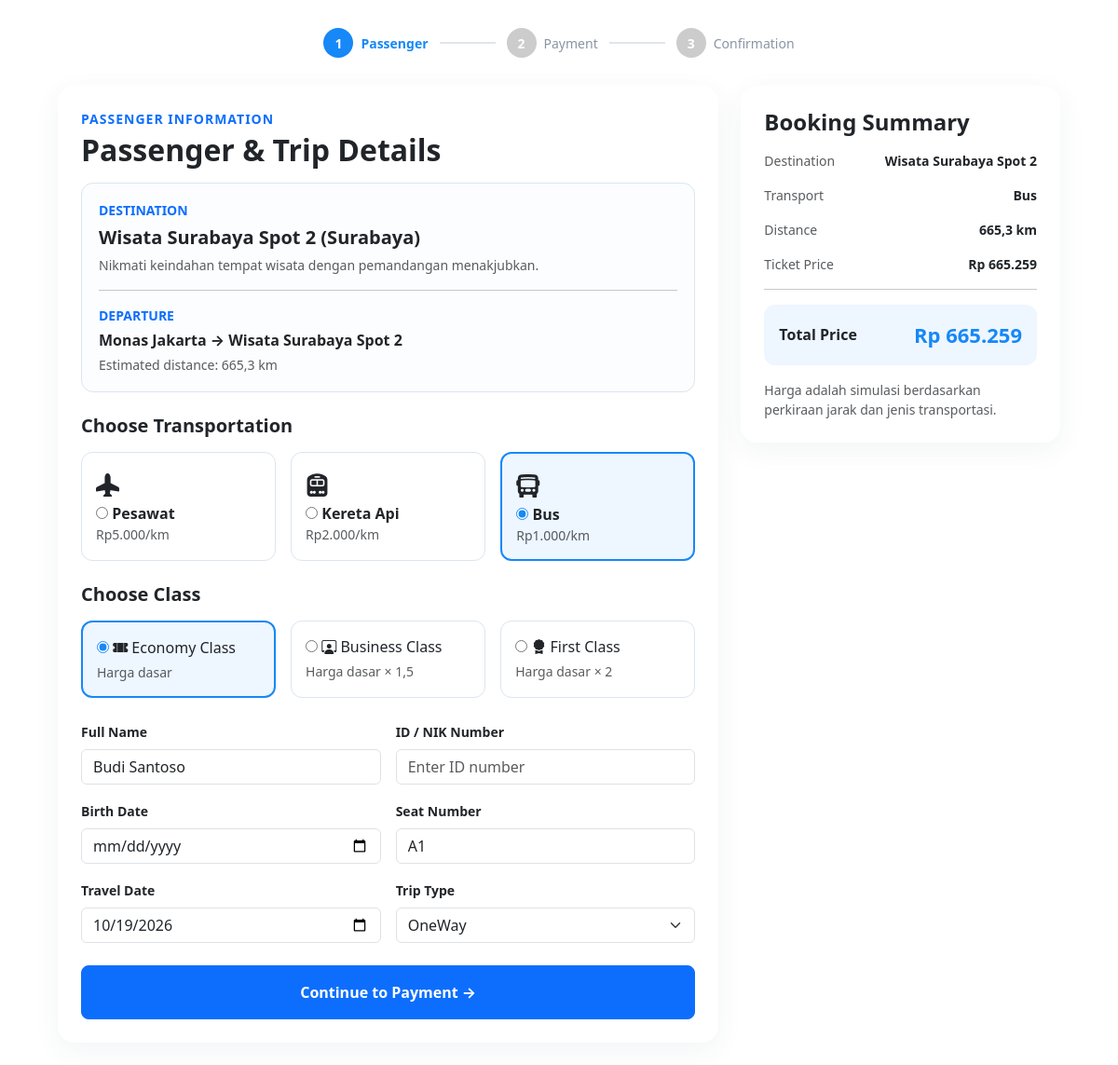
The app's page /booking.php?place_id=2 (signed in) with its own data.
### tables this page shows
CREATE TABLE IF NOT EXISTS `places` (
  `place_id` int NOT NULL,
  `name` varchar(255) DEFAULT NULL,
  `location` varchar(255) DEFAULT NULL,
  `category` varchar(100) DEFAULT NULL,
  `description` text,
  `price` varchar(50) DEFAULT NULL,
  `image_url` varchar(255) DEFAULT NULL,
  `latitude` decimal(10,8) DEFAULT NULL,
  `longitude` decimal(11,8) DEFAULT NULL,
  PRIMARY KEY (`place_id`)
);

CREATE TABLE IF NOT EXISTS `users` (
  `user_id` int NOT NULL,
  `name` varchar(255) DEFAULT NULL,
  `email` varchar(255) DEFAULT NULL,
  `password` varchar(255) DEFAULT NULL,
  `phone` varchar(50) DEFAULT NULL,
  `address` varchar(255) DEFAULT NULL,
  PRIMARY KEY (`user_id`)
);

### booking.php (the view, shortened to what this page needs)
<?php
require_once 'koneksi.php';
function hitungJarak($lat1, $lon1, $lat2, $lon2) {
    $radiusBumi = 6371;
    $lat1 = deg2rad((float)$lat1);
    $lon1 = deg2rad((float)$lon1);
    $lat2 = deg2rad((float)$lat2);
    $lon2 = deg2rad((float)$lon2);
    $selisihLat = $lat2 - $lat1;
    $selisihLon = $lon2 - $lon1;
    $a = sin($selisihLat / 2) ** 2
       + cos($lat1) * cos($lat2)
       * sin($selisihLon / 2) ** 2;
    $a = min(1, max(0, $a));
    return 2 * $radiusBumi * atan2(
        sqrt($a),
        sqrt(1 - $a)
    );
}
$user_id = (int)$_SESSION['user_id'];
$place_id = (int)($_GET['place_id'] ?? 1);
$origin_id = 1;
$transport = 'Bus';
$stmt = $conn->prepare(
    "SELECT * FROM users WHERE user_id = ?"
);
$stmt->bind_param("i", $user_id);
$stmt->execute();
$user_info = $stmt->get_result()->fetch_assoc();
$stmt = $conn->prepare(
    "SELECT * FROM places WHERE place_id = ?"
);
$stmt->bind_param("i", $place_id);
$stmt->execute();
$dest_place = $stmt->get_result()->fetch_assoc();
$stmt = $conn->prepare(
    "SELECT * FROM places WHERE place_id = ?"
);
$stmt->bind_param("i", $origin_id);
$stmt->execute();
$origin_place = $stmt->get_result()->fetch_assoc();
$jarak = hitungJarak(
    $origin_place['latitude'],
    $origin_place['longitude'],
    $dest_place['latitude'],
    $dest_place['longitude']
);
?>
<!DOCTYPE html>
<html lang="id">
<head>
   <link href="https://cdn.jsdelivr.net/npm/bootstrap@5.3.3/dist/css/bootstrap.min.css"
      rel="stylesheet">
<link rel="stylesheet"
      href="https://cdn.jsdelivr.net/npm/bootstrap-icons@1.11.3/font/bootstrap-icons.min.css">
</head>
<body>
<div class="stepper">
    <div class="step active">
        <div class="circle">1</div> Passenger
    </div>
    <div class="line"></div>
    <div class="step">
        <div class="circle" style="background:#ccc;">2</div> Payment
    </div>
    <div class="line"></div>
    <div class="step">
        <div class="circle" style="background:#ccc;">3</div> Confirmation
    </div>
</div>
<div class="container my-4" style="max-width:1100px;">
    <div class="row g-4">
        <main class="col-lg-8">
            <div class="card-custom">
                <div class="text-primary fw-bold small mb-1"
                     style="letter-spacing:1px;">
                    PASSENGER INFORMATION
                </div>
                <h2 class="fw-bold mb-3">Passenger &amp; Trip Details</h2>
                <div class="trip-box mb-4">
                    <div class="text-primary fw-bold small mb-1">
                        DESTINATION
                    </div>
                    <div class="fs-5 fw-bold">
                        <?= htmlspecialchars($dest_place['name']) ?>
                        (<?= htmlspecialchars($dest_place['location']) ?>)
                    </div>
                    <div class="text-muted small mt-1">
                        <?= htmlspecialchars($dest_place['description'] ?? '') ?>
                    </div>
                    <hr>
                    <div class="text-primary fw-bold small mb-1">
                        DEPARTURE
                    </div>
                    <strong>
                        <?= htmlspecialchars($origin_place['name']) ?>
                        → <?= htmlspecialchars($dest_place['name']) ?>
                    </strong>
                    <div class="small text-muted mt-1">
                        Estimated distance:
                        <?= number_format($jarak, 1, ',', '.') ?> km
                    </div>
                </div>
                <form method="POST">
                    <h5 class="fw-bold mb-3">Choose Transportation</h5>
                    <div class="row g-3 mb-4">
                        <div class="col-md-4">
                            <label class="transport-option">
                                <div class="transport-icon"> <i class="bi bi-airplane-fill"></i>
                                </div>
                                <input type="radio" name="transport_type"
                                       value="Pesawat"
                                       <?= $transport === 'Pesawat' ? 'checked' : '' ?>
                                       required>
                                <strong> Pesawat</strong>
                                <small class="d-block text-muted">
                                    Rp5.000/km
                                </small>
                            </label>
                        </div>
                        <div class="col-md-4">
                            <label class="transport-option">
                                <div class="transport-icon"><i class="bi bi-train-front-fill"></i>
                                </div>
                                <input type="radio" name="transport_type"
                                       value="Kereta Api"
                                       <?= $transport === 'Kereta Api' ? 'checked' : '' ?>>
                                <strong> Kereta Api</strong>
                                <small class="d-block text-muted">
                                    Rp2.000/km
                                </small>
                            </label>
                        </div>
                        <div class="col-md-4">
                            <label class="transport-option">
                                <div class="transport-icon"><i class="bi bi-bus-front-fill"></i>
                                </div>
                                <input type="radio" name="transport_type"
                                       value="Bus"
                                       <?= $transport === 'Bus' ? 'checked' : '' ?>>
                                <strong> Bus</strong>
                                <small class="d-block text-muted">
                                    Rp1.000/km
                                </small>
                            </label>
                        </div>
                    </div>
<h5 class="fw-bold mb-3 mt-4">Choose Class</h5>
<div class="row g-3 mb-4">
    <div class="col-md-4">
        <label class="transport-option w-100">
            <input type="radio" name="travel_class"
            value="Economy" checked>
            <i class="bi bi-ticket-perforated-fill"></i>
            Economy Class
            <div class="small text-muted mt-1">
                Harga dasar
            </div>
        </label>
    </div>
    <div class="col-md-4">
        <label class="transport-option w-100">
            <input type="radio" name="travel_class"
            value="Business">
            <i class="bi bi-person-workspace"></i>
            Business Class
            <div class="small text-muted mt-1">
                Harga dasar × 1,5
            </div>
        </label>
    </div>
    <div class="col-md-4">
        <label class="transport-option w-100">
            <input type="radio" name="travel_class"
            value="First">
            <i class="bi bi-award-fill"></i>
            First Class
            <div class="small text-muted mt-1">
                Harga dasar × 2
            </div>
        </label>
    </div>
</div>
                    <div class="row g-3">
                        <div class="col-md-6">
                            <label class="form-label fw-bold small">
                                Full Name
                            </label>
                            <input type="text" name="full_name"
                                   class="form-control"
                                   value="<?= htmlspecialchars($_POST['full_name'] ?? $user_info['name'] ?? '') ?>"
                                   required>
                        </div>
                        <div class="col-md-6">
                            <label class="form-label fw-bold small">
                                ID / NIK Number
                            </label>
                            <input type="text" name="id_number"
                                   class="form-control"
                                   value="<?= htmlspecialchars($_POST['id_number'] ?? '') ?>"
                                   placeholder="Enter ID number"
                                   required>
                        </div>
                        <div class="col-md-6">
                            <label class="form-label fw-bold small">
                                Birth Date
                            </label>
                            <input type="date" name="birth_date"
                                   class="form-control"
                                   value="<?= htmlspecialchars($_POST['birth_date'] ?? '') ?>"
                                   required>
                        </div>
                        <div class="col-md-6">
                            <label class="form-label fw-bold small">
                                Seat Number
                            </label>
                            <input type="text" name="seat_number"
                                   class="form-control"
                                   value="<?= htmlspecialchars($_POST['seat_number'] ?? 'A1') ?>"
                                   required>
                        </div>
                        <div class="col-md-6">
                            <label class="form-label fw-bold small">
                                Travel Date
                            </label>
                            <input type="date" name="travel_date"
                                   class="form-control"
                                   min="<?= date('Y-m-d') ?>"
                                   value="<?= htmlspecialchars($_POST['travel_date'] ?? date('Y-m-d', strtotime('+1 day'))) ?>"
                                   required>
                        </div>
                        <div class="col-md-6">
                            <label class="form-label fw-bold small">
                                Trip Type
                            </label>
                            <select name="trip_type" class="form-select">
                                <option value="OneWay"
                                    <?= ($_POST['trip_type'] ?? 'OneWay') === 'OneWay' ? 'selected' : '' ?>>
                                    OneWay
                                </option>
                            </select>
                        </div>
                    </div>
                    <button type="submit"
                            class="btn btn-primary w-100 py-3 fw-bold mt-4 rounded-3">
                        Continue to Payment →
                    </button>
                </form>
            </div>
        </main>
        <aside class="col-lg-4">
            <div class="card-custom">
                <h4 class="fw-bold mb-3">Booking Summary</h4>
                <div class="d-flex justify-content-between gap-3 mb-3">
                    <span class="text-muted small">Destination</span>
                    <strong class="small text-end">
                        <?= htmlspecialchars($dest_place['name']) ?>
                    </strong>
                </div>
                <div class="d-flex justify-content-between mb-3">
                    <span class="text-muted small">Transport</span>
                    <strong class="small" id="summaryTransport">
                    </strong>
                </div>
                <div class="d-flex justify-content-between mb-3">
                    <span class="text-muted small">Distance</span>
                    <strong class="small">
                        <?= number_format($jarak, 1, ',', '.') ?> km
                    </strong>
                </div>
                <div class="d-flex justify-content-between mb-3">
                    <span class="text-muted small">Ticket Price</span>
                    <strong class="small" id="summaryPrice">
                    </strong>
                </div>
                <hr>
                <div class="price-box d-flex justify-content-between align-items-center gap-2">
                    <span class="fw-semibold">Total Price</span>
                    <strong class="price-value" id="summaryTotal">
                    </strong>
                </div>
                <p class="text-muted small mt-3 mb-0">
                    Harga adalah simulasi berdasarkan perkiraan jarak
                    dan jenis transportasi.
                </p>
            </div>
        </aside>
    </div>
</div>
</body>
</html>

### booking.php (style rules this page uses)
.stepper { width: 100%; max-width: 700px; margin: 30px auto; display: flex; align-items: center; justify-content: center; gap: 12px; }
.step { display: flex; align-items: center; gap: 8px; font-size: 14px; color: #8a94a6; }
.step.active { color: #1688f7; font-weight: bold; }
.circle { width: 32px; height: 32px; border-radius: 50%; background: #1688f7; color: white; display: flex; align-items: center; justify-content: center; font-weight: bold; }
.line { width: 60px; height: 2px; background: #dfe5ed; }
.card-custom { background: white; border-radius: 18px; padding: 25px; border: 0; box-shadow: 0 8px 30px rgba(30, 60, 90, 0.06); }
.trip-box { border: 1px solid #dce5ef; border-radius: 13px; padding: 18px; background: #fbfdff; }
.transport-option { display: block; height: 100%; border: 1px solid #dce5ef; border-radius: 12px; padding: 15px; cursor: pointer; transition: .2s; }
.transport-option:has(input:checked) { border: 2px solid #1688f7; background: #eef6ff; }
.transport-option input { accent-color: #1688f7; }
.transport-option .transport-icon { font-size: 25px; }
.price-box { background: #eef6ff; border-radius: 12px; padding: 16px; }
.price-value { color: #1688f7; font-size: 22px; font-weight: bold; }

### records on screen
places: name "Wisata Surabaya Spot 2", location "Surabaya", description "Nikmati keindahan tempat wisata dengan pemandangan menakjubkan."
places: name "Monas Jakarta"
users: full_name "Budi Santoso"

### other values on screen
$jarak "665,3"
